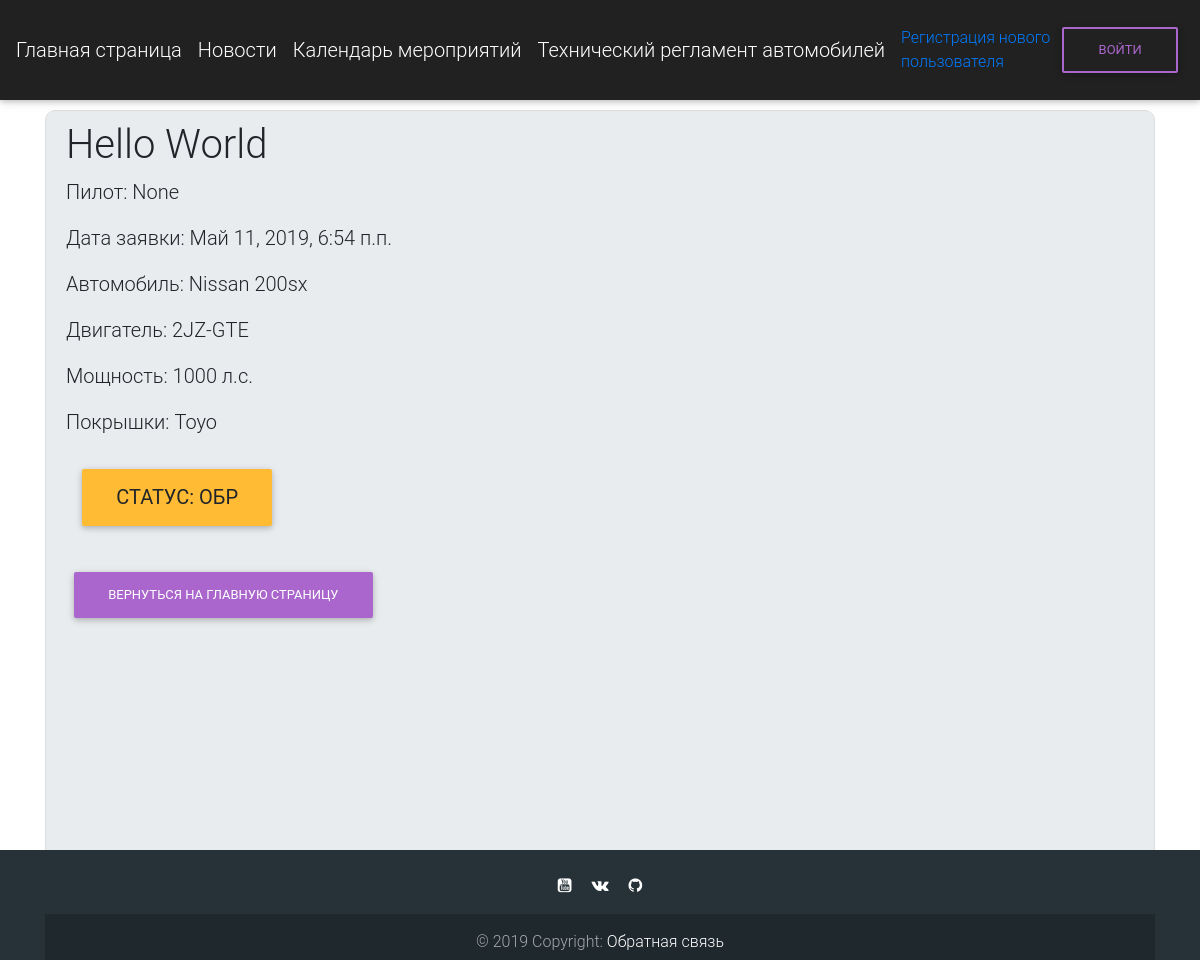
Page /orders/2/ on the committed database.
### orders/models.py (models this page shows, shortened)
class Order(models.Model):
    READY = 'ГТВ'
    WIP = 'ОБР'
    STATUS_CHOICES = (
        (READY, 'Готово'),
        (WIP, 'Обработка')
    )
    status = models.CharField(max_length=3,
        choices=STATUS_CHOICES,
        default=WIP,
        verbose_name='Статус заявки'
    )
    title = models.CharField(max_length=255, verbose_name="Расскажите о себе")
    date = models.DateTimeField(auto_now_add=True, verbose_name='Дата создания')
    author = models.ForeignKey(
        settings.AUTH_USER_MODEL,
        on_delete=models.CASCADE,
        verbose_name = "Заказчик"
    )
    car = models.ForeignKey(Car, on_delete=models.CASCADE, verbose_name = "Автомобиль", null=True)

class Car(models.Model):
    car_name = models.CharField(max_length=30, verbose_name="Марка")
    car_model = models.CharField(max_length=20, verbose_name="Модель")
    car_engine = models.CharField(max_length=30, verbose_name="Двигатель", default="Нет данных")
    car_power = models.CharField(max_length=30, verbose_name="Мощность в л.с.", default="Нет данных")
    car_tyres = models.CharField(max_length=30, verbose_name="Покрышки", default="Нет данных")

### users/models.py (models this page shows)
class CustomUser(AbstractUser):
    date_of_birth = models.DateTimeField(verbose_name='Дата рождения', default=date.today)
    full_name = models.CharField(max_length=255, verbose_name='Фамилия', null=True)
    phone_no = models.CharField(max_length=255, verbose_name='Контактный телефон', default='+7-499-555-55-55')
    PILOT = 'ПИ'
    VIEWER = 'ПО'
    PARTNER = 'ПА'
    MEMBER = 'УЧ'
    ROLE_CHOICES = (
        (PILOT, 'Пилот'),
        (MEMBER, 'Член команды'),
        (PARTNER, 'Партнер'),
        (VIEWER, 'Зритель'),
    )
    user_role = models.CharField(max_length=2,
        choices=ROLE_CHOICES,
        default=VIEWER,
        verbose_name='Роль пользователя'
    )

### orders/views.py (the view, shortened to what this page needs)
# urls.py: path('<int:pk>/', views.OrderDetailView.as_view(), name='order_detail'),
class OrderDetailView(DetailView):
    model = Order
    template_name = 'order_detail.html'

### templates/order_detail.html (shortened to what this page needs)
{% extends 'base.html' %}
{% block content %}
  <div class="content-section">
      <div class="media-body">
        <h2 class="account-heading">{{ object.title }}</h2>
        <p class="text-body">Пилот: {{ object.author.full_name }}</p>
        <p class="text-body">Дата заявки: {{ object.date }} </p>
        <p class="text-body">Автомобиль: {{ object.car.car_name }} {{ object.car.car_model }}</p>
        <p class="text-body">Двигатель: {{object.car.car_engine}}</p>
        <p class="text-body">Мощность: {{object.car.car_power}} л.с.</p>
          <p class="text-body">Покрышки: {{ object.car.car_tyres }}</p>
        {% if object.status == 'ГТВ' %}
          <p class="text-body btn btn-success m-3">Статус: {{ object.status }}</p>
        {% else %}
          <p class="text-body btn btn-warning m-3">Статус: {{ object.status }}</p>
        {% endif %}
      </div>
      <br>
      <p><a class="btn btn-secondary ml-2" href="{% url 'home' %}">Вернуться на главную страницу</a></p>
  </div>
{% endblock content %}

### static/css/base.css (style rules this page uses)
.account-heading { font-size: 2.5rem; }
.content-section { height: 850px; width: auto; background: #e9ecef; padding: 10px 20px; border: 1px solid #dddddd; border-radius: 10px; margin-bottom: 20px; }
.content-section p { font-size: 20px; }
body { background-image:url(http://crossbones.org.uk/wp-content/uploads/2016/08/grey-background.jpg); background-repeat: no-repeat; background-position: center 55px; background-size: 100%; background-attachment: fixed; }

### rows in the picture
Order: title "Hello World", author.full_name "None", date "Май 11, 2019, 6:54 п.п.", car.car_name "Nissan", car.car_model "200sx", car.car_engine "2JZ-GTE", car.car_power "1000", car.car_tyres "Toyo", status "ОБР"
